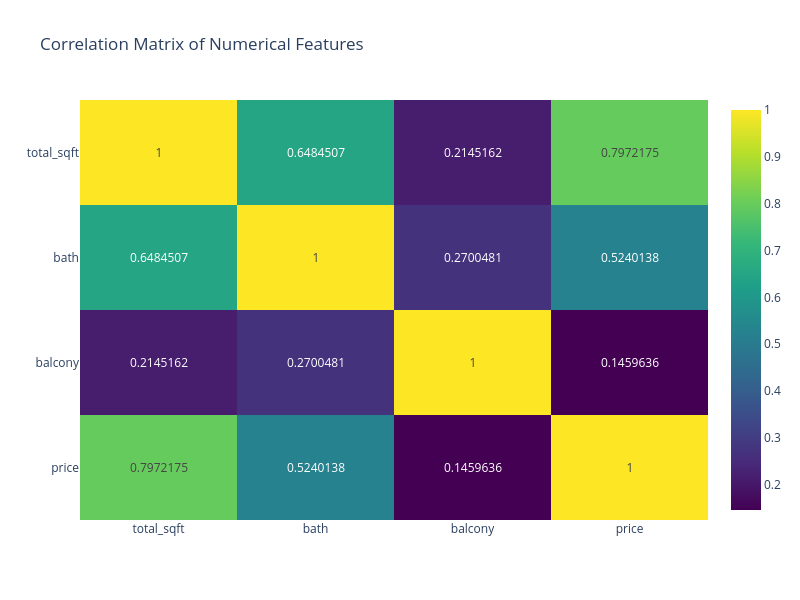
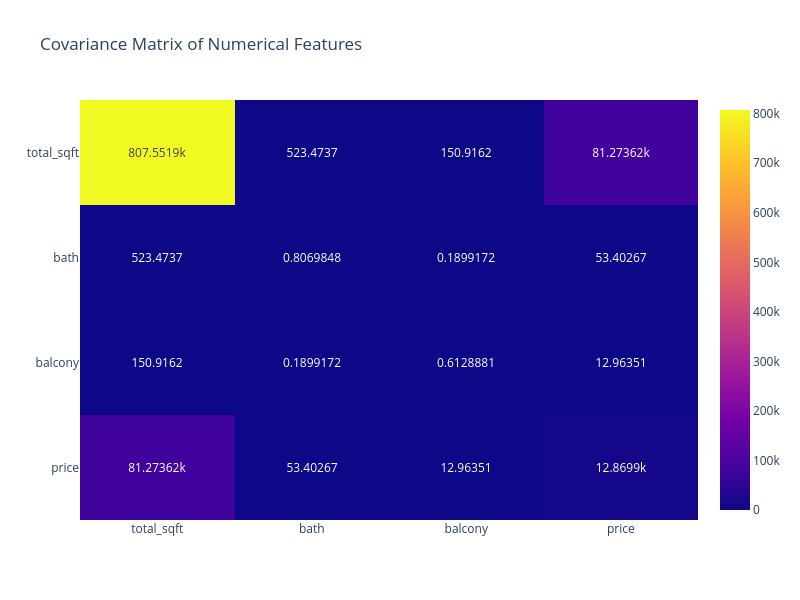

Notebook source saved alongside these figures, in order:
### Markdown cell above
## 6. Visual Representation of Correlation and Covariance

Understanding the relationships between features and with the target variable is crucial. We'll visualize correlation and covariance matrices to identify strong linear relationships.

### Code cell
# Calculate the correlation matrix
numerical_df = df_preprocessed.select_dtypes(include=['float'])
correlation_matrix = numerical_df.corr()

# Plotting the correlation heatmap using Plotly
fig = px.imshow(correlation_matrix,
                text_auto=True,
                aspect="auto",
                color_continuous_scale=px.colors.sequential.Viridis,
                title="Correlation Matrix of Numerical Features")
fig.update_layout(height=600, width=800)
fig.show()

# Calculate the covariance matrix
covariance_matrix = numerical_df.cov()

# Plotting the covariance heatmap using Plotly
# Covariance values can be very large, so we might need to adjust the color scale or interpret carefully
fig = px.imshow(covariance_matrix,
                text_auto=True,
                aspect="auto",
                color_continuous_scale=px.colors.sequential.Plasma,
                title="Covariance Matrix of Numerical Features")
fig.update_layout(height=600, width=800)
fig.show()

### Figure 1 — Plotly figure (JSON) as saved in the notebook; plotly's stock layout.template omitted (floating-point values rounded to 4 significant figures)
{"data": [{"coloraxis": "coloraxis", "hovertemplate": "x: %{x}<br>y: %{y}<br>color: %{z}<extra></extra>", "name": "0", "texttemplate": "%{z}", "type": "heatmap", "x": ["total_sqft", "bath", "balcony", "price"], "xaxis": "x", "y": ["total_sqft", "bath", "balcony", "price"], "yaxis": "y", "z": [[1.0, 0.6485, 0.2145, 0.7972], [0.6485, 1.0, 0.27, 0.524], [0.2145, 0.27, 1.0, 0.146], [0.7972, 0.524, 0.146, 1.0]]}], "layout": {"coloraxis": {"colorscale": [[0, "#440154"], [0.1111, "#482878"], [0.2222, "#3e4989"], [0.3333, "#31688e"], [0.4444, "#26828e"], [0.5556, "#1f9e89"], [0.6667, "#35b779"], [0.7778, "#6ece58"], [0.8889, "#b5de2b"], [1, "#fde725"]]}, "height": 600, "title": {"text": "Correlation Matrix of Numerical Features"}, "width": 800, "xaxis": {"anchor": "y", "domain": [0, 1]}, "yaxis": {"anchor": "x", "autorange": "reversed", "domain": [0, 1]}}}

### Figure 2 — Plotly figure (JSON) as saved in the notebook; plotly's stock layout.template omitted (floating-point values rounded to 4 significant figures)
{"data": [{"coloraxis": "coloraxis", "hovertemplate": "x: %{x}<br>y: %{y}<br>color: %{z}<extra></extra>", "name": "0", "texttemplate": "%{z}", "type": "heatmap", "x": ["total_sqft", "bath", "balcony", "price"], "xaxis": "x", "y": ["total_sqft", "bath", "balcony", "price"], "yaxis": "y", "z": [[807600.0, 523.5, 150.9, 81270.0], [523.5, 0.807, 0.1899, 53.4], [150.9, 0.1899, 0.6129, 12.96], [81270.0, 53.4, 12.96, 12870.0]]}], "layout": {"coloraxis": {"colorscale": [[0, "#0d0887"], [0.1111, "#46039f"], [0.2222, "#7201a8"], [0.3333, "#9c179e"], [0.4444, "#bd3786"], [0.5556, "#d8576b"], [0.6667, "#ed7953"], [0.7778, "#fb9f3a"], [0.8889, "#fdca26"], [1, "#f0f921"]]}, "height": 600, "title": {"text": "Covariance Matrix of Numerical Features"}, "width": 800, "xaxis": {"anchor": "y", "domain": [0, 1]}, "yaxis": {"anchor": "x", "autorange": "reversed", "domain": [0, 1]}}}
